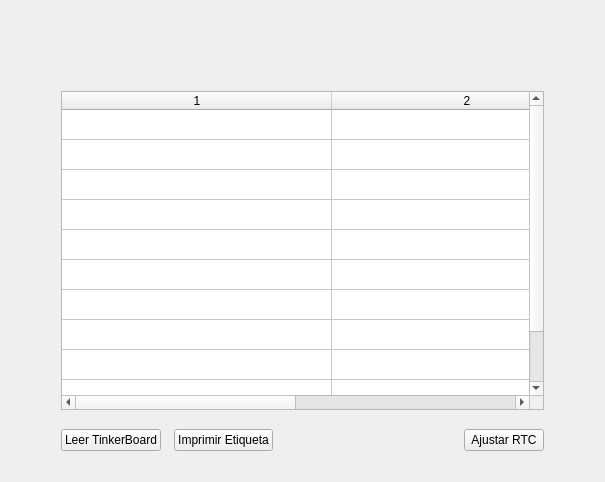
<?xml version="1.0" encoding="UTF-8"?>
<ui version="4.0">
 <class>ReadTinkerForm</class>
 <widget class="QWidget" name="ReadTinkerForm">
  <property name="geometry">
   <rect>
    <x>0</x>
    <y>0</y>
    <width>605</width>
    <height>482</height>
   </rect>
  </property>
  <property name="windowTitle">
   <string>Leer TinkerBoard</string>
  </property>
  <property name="statusTip">
   <string/>
  </property>
  <layout class="QGridLayout" name="gridLayout_2">
   <item row="0" column="1">
    <spacer name="verticalSpacer_3">
     <property name="orientation">
      <enum>Qt::Vertical</enum>
     </property>
     <property name="sizeType">
      <enum>QSizePolicy::Preferred</enum>
     </property>
     <property name="sizeHint" stdset="0">
      <size>
       <width>20</width>
       <height>80</height>
      </size>
     </property>
    </spacer>
   </item>
   <item row="1" column="0">
    <spacer name="horizontalSpacer_3">
     <property name="orientation">
      <enum>Qt::Horizontal</enum>
     </property>
     <property name="sizeType">
      <enum>QSizePolicy::Preferred</enum>
     </property>
     <property name="sizeHint" stdset="0">
      <size>
       <width>50</width>
       <height>20</height>
      </size>
     </property>
    </spacer>
   </item>
   <item row="1" column="1">
    <layout class="QGridLayout" name="gridLayout">
     <property name="horizontalSpacing">
      <number>7</number>
     </property>
     <item row="0" column="0">
      <widget class="QTableWidget" name="tableWidget">
       <property name="layoutDirection">
        <enum>Qt::LeftToRight</enum>
       </property>
       <property name="editTriggers">
        <set>QAbstractItemView::NoEditTriggers</set>
       </property>
       <property name="sortingEnabled">
        <bool>false</bool>
       </property>
       <property name="rowCount">
        <number>11</number>
       </property>
       <property name="columnCount">
        <number>2</number>
       </property>
       <attribute name="horizontalHeaderCascadingSectionResizes">
        <bool>true</bool>
       </attribute>
       <attribute name="horizontalHeaderDefaultSectionSize">
        <number>270</number>
       </attribute>
       <attribute name="horizontalHeaderMinimumSectionSize">
        <number>60</number>
       </attribute>
       <attribute name="verticalHeaderVisible">
        <bool>false</bool>
       </attribute>
       <attribute name="verticalHeaderCascadingSectionResizes">
        <bool>true</bool>
       </attribute>
       <row/>
       <row/>
       <row/>
       <row/>
       <row/>
       <row/>
       <row/>
       <row/>
       <row/>
       <row/>
       <row/>
       <column/>
       <column/>
      </widget>
     </item>
     <item row="1" column="0">
      <spacer name="verticalSpacer_2">
       <property name="orientation">
        <enum>Qt::Vertical</enum>
       </property>
       <property name="sizeType">
        <enum>QSizePolicy::Ignored</enum>
       </property>
       <property name="sizeHint" stdset="0">
        <size>
         <width>20</width>
         <height>13</height>
        </size>
       </property>
      </spacer>
     </item>
     <item row="2" column="0">
      <layout class="QHBoxLayout" name="horizontalLayout">
       <property name="spacing">
        <number>6</number>
       </property>
       <item>
        <widget class="QPushButton" name="Read_Button">
         <property name="text">
          <string>Leer TinkerBoard</string>
         </property>
        </widget>
       </item>
       <item>
        <spacer name="horizontalSpacer">
         <property name="orientation">
          <enum>Qt::Horizontal</enum>
         </property>
        </spacer>
       </item>
       <item>
        <widget class="QPushButton" name="PrintLabel_Button">
         <property name="text">
          <string>Imprimir Etiqueta</string>
         </property>
        </widget>
       </item>
       <item>
        <spacer name="horizontalSpacer_2">
         <property name="orientation">
          <enum>Qt::Horizontal</enum>
         </property>
         <property name="sizeHint" stdset="0">
          <size>
           <width>40</width>
           <height>20</height>
          </size>
         </property>
        </spacer>
       </item>
       <item>
        <widget class="QPushButton" name="WriteRtc_Button">
         <property name="text">
          <string>Ajustar RTC</string>
         </property>
        </widget>
       </item>
      </layout>
     </item>
    </layout>
   </item>
   <item row="1" column="2">
    <spacer name="horizontalSpacer_4">
     <property name="orientation">
      <enum>Qt::Horizontal</enum>
     </property>
     <property name="sizeType">
      <enum>QSizePolicy::Preferred</enum>
     </property>
     <property name="sizeHint" stdset="0">
      <size>
       <width>50</width>
       <height>20</height>
      </size>
     </property>
    </spacer>
   </item>
   <item row="2" column="1">
    <spacer name="verticalSpacer_4">
     <property name="orientation">
      <enum>Qt::Vertical</enum>
     </property>
     <property name="sizeType">
      <enum>QSizePolicy::Preferred</enum>
     </property>
     <property name="sizeHint" stdset="0">
      <size>
       <width>20</width>
       <height>20</height>
      </size>
     </property>
    </spacer>
   </item>
  </layout>
 </widget>
 <resources/>
 <connections/>
</ui>
